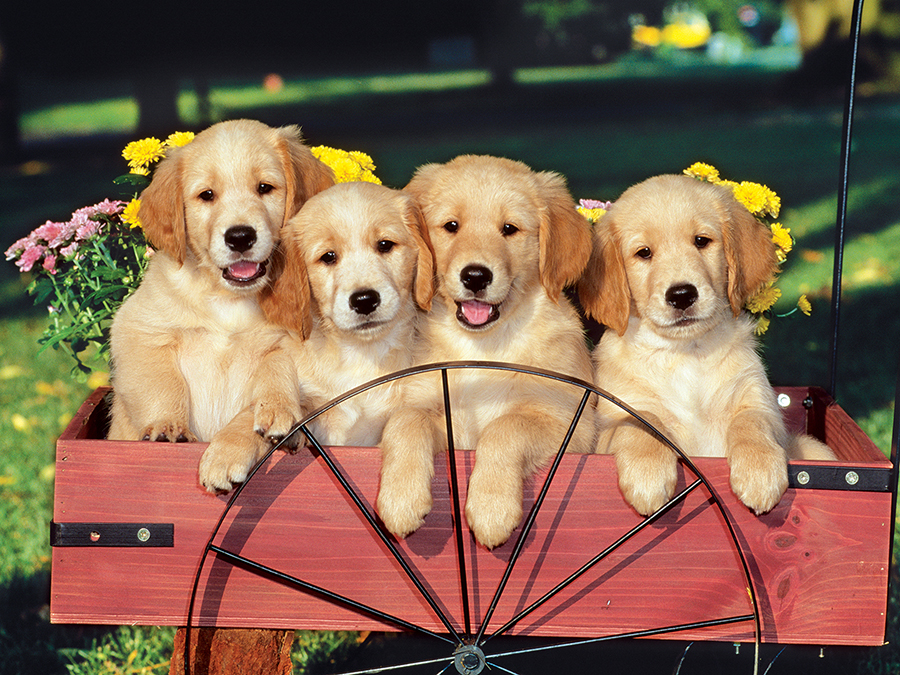
#> input picture images/dog.jpg, 900 x 675 px
$ python practice.py
#> lines starting #> are read from the running program, lines starting #| are printed output that depends on the picture
import cv2
import numpy as np

# how to read an image

img = cv2.imread("images/dog.jpg")
#> img is the input picture: shape (675, 900, 3); mean B, G, R 80.4, 102.2, 130.7

print("Image Type : " , type(img))
#| Image Type :  <class 'numpy.ndarray'>
print("Shape : " , img.shape)
#| Shape :  (675, 900, 3)

cv2.imshow("window", img)
cv2.waitKey(0)


img_gray = cv2.cvtColor(img, cv2.COLOR_BGR2GRAY)
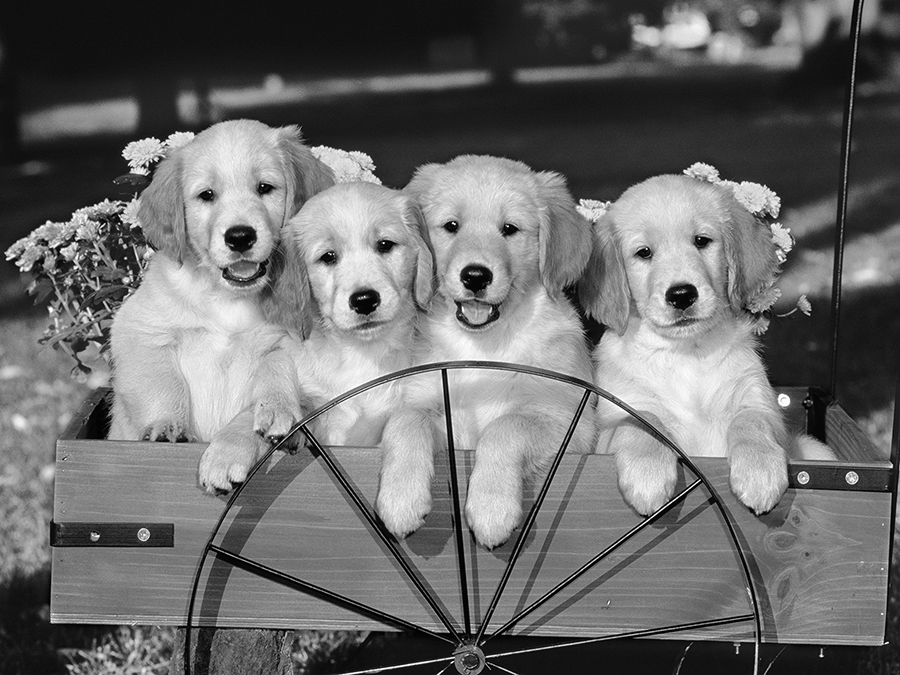
#> img_gray: shape (675, 900); min 0, max 255, mean 108.2
cv2.imshow("window", img_gray)
cv2.waitKey(0)
